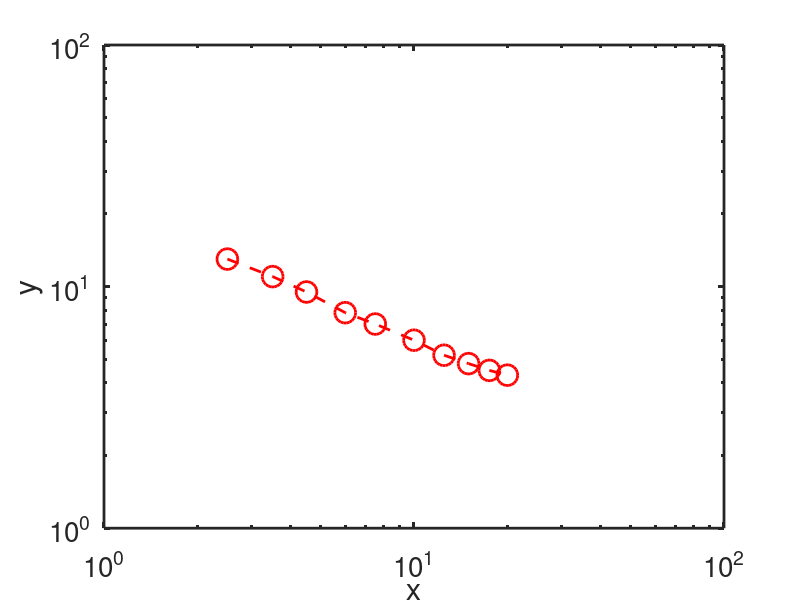
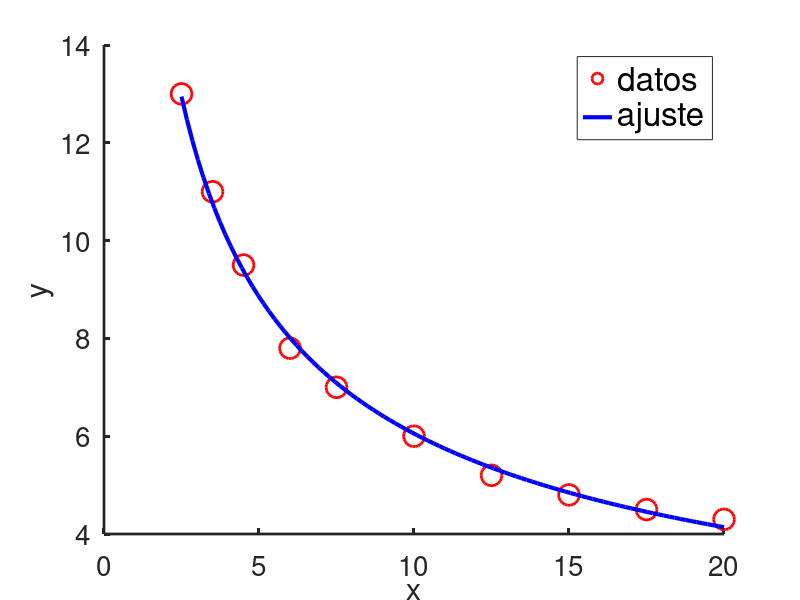
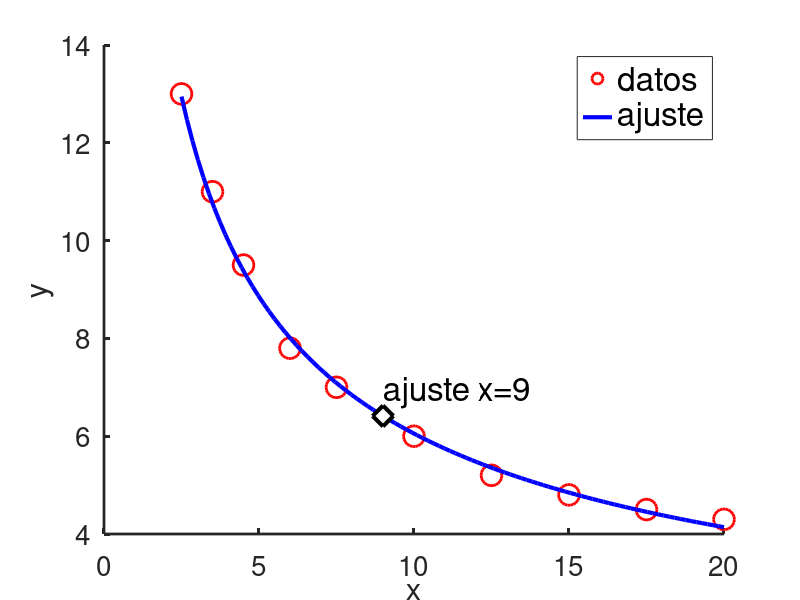

Write the MATLAB code that produced these figures, in order.
% Introduccion a Octave - 2023 - FCAI-UNCuyo - MoCCAI/DIMEC
%
% Unidad 3
% Ejemplo: 
%   (i) Ajuste los datos siguientes con el modelo de potencias y = a x^b. 
%   (ii) Use la ecuacion de potencias resultante para hacer el pronostico
%   de y en x = 9.
% 
clear
close all

% (i) ==========================================================================
% Mediciones
x=[ 2.5  3.5 4.5 6.0 7.5 10.0 12.5 15.0 17.5 20.0];
y=[13.0 11.0 9.5 7.8 7.0  6.0  5.2  4.8  4.5  4.3];

figure(1);clf
loglog(x,y,'ro--','linewidth',2,'markersize',15)
%plot(x,y,'ro--','linewidth',2,'markersize',15)
xlabel('x','fontsize',24)
ylabel('y','fontsize',24)
set(gca,'fontsize',20,'linewidth',2)


% Realizamos un ajuste de los datos empleando
%  1) transformación mediante log() para linealizar: log(y)=log(a)+b*log(x)
%     u=log(y);   v=log(x)
%     u=c+b*v
%  2) un ajuste lineal de los datos transformados mediante polyfit()
p = polyfit(log(x),log(y),1);
b = p(1);
a = exp(p(2));

% función obtenida empleando el modelo de potencias para ajustar los datos
fa = @(x) a*x.^b;

%generamos 100 valores en el intervalo analizado
xx =linspace(2.5,20,100);

% verificamos el ajuste realizado
figure(2);clf
hold on
plot(x,y,'ro','linewidth',2,'markersize',15)
plot(xx,fa(xx),'b-','linewidth',3)
hold off
xlabel('x','fontsize',24)
ylabel('y','fontsize',24)
set(gca,'fontsize',20,'linewidth',2)
leg=legend('datos','ajuste');
set(leg,'fontsize',24)

% (ii) =========================================================================
figure(3);clf
hold on
plot(x,y,'ro','linewidth',2,'markersize',15)
plot(xx,fa(xx),'b-','linewidth',3)
plot(9,fa(9),'kd','linewidth',3,'markersize',15,'markerfacecolor','w')
hold off
xlabel('x','fontsize',24)
ylabel('y','fontsize',24)
text(9,fa(9)+0.5,'ajuste x=9','fontsize',24,'color','black')
set(gca,'fontsize',20,'linewidth',2)
leg=legend('datos','ajuste');
set(leg,'fontsize',24)
